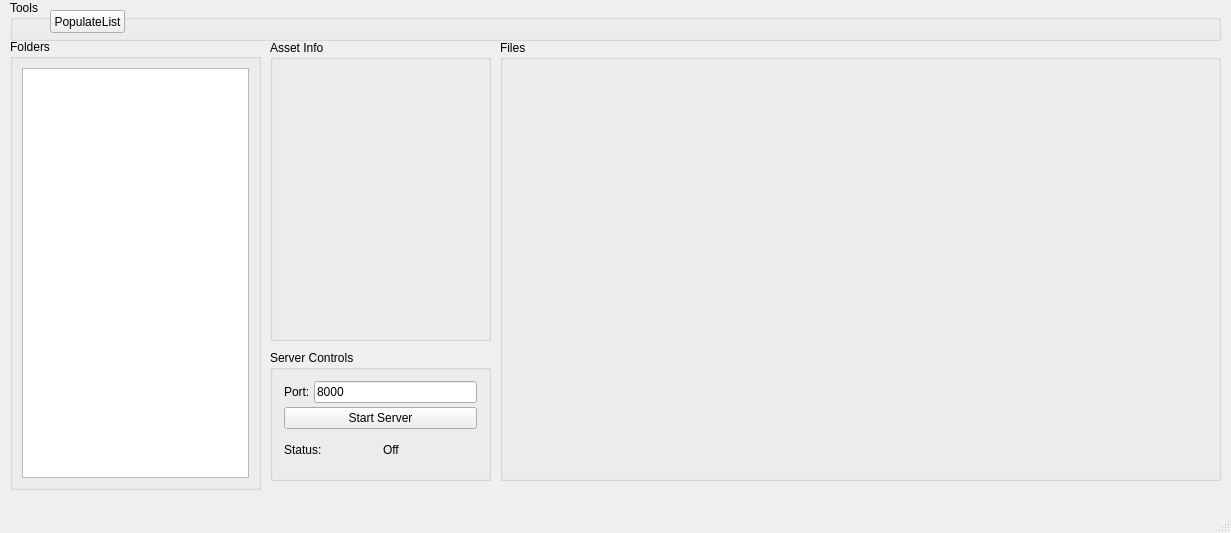
<?xml version="1.0" encoding="UTF-8"?>
<ui version="4.0">
 <class>MainWindow</class>
 <widget class="QMainWindow" name="MainWindow">
  <property name="geometry">
   <rect>
    <x>0</x>
    <y>0</y>
    <width>1231</width>
    <height>533</height>
   </rect>
  </property>
  <property name="windowTitle">
   <string>MainWindow</string>
  </property>
  <widget class="QWidget" name="centralwidget">
   <widget class="QGroupBox" name="groupBox">
    <property name="geometry">
     <rect>
      <x>270</x>
      <y>350</y>
      <width>221</width>
      <height>131</height>
     </rect>
    </property>
    <property name="title">
     <string>Server Controls</string>
    </property>
    <layout class="QVBoxLayout" name="verticalLayout_2">
     <item>
      <layout class="QVBoxLayout" name="verticalLayout">
       <property name="spacing">
        <number>4</number>
       </property>
       <property name="sizeConstraint">
        <enum>QLayout::SetMaximumSize</enum>
       </property>
       <property name="leftMargin">
        <number>2</number>
       </property>
       <property name="topMargin">
        <number>2</number>
       </property>
       <property name="rightMargin">
        <number>2</number>
       </property>
       <property name="bottomMargin">
        <number>2</number>
       </property>
       <item>
        <layout class="QHBoxLayout" name="horizontalLayout">
         <item>
          <widget class="QLabel" name="label_2">
           <property name="text">
            <string>Port:</string>
           </property>
          </widget>
         </item>
         <item>
          <widget class="QLineEdit" name="inpt_port">
           <property name="text">
            <string>8000</string>
           </property>
           <property name="maxLength">
            <number>4</number>
           </property>
           <property name="clearButtonEnabled">
            <bool>false</bool>
           </property>
          </widget>
         </item>
        </layout>
       </item>
       <item>
        <widget class="QPushButton" name="bt_start_server">
         <property name="text">
          <string>Start Server</string>
         </property>
        </widget>
       </item>
       <item>
        <layout class="QHBoxLayout" name="horizontalLayout_2">
         <item>
          <widget class="QLabel" name="label">
           <property name="text">
            <string>Status:</string>
           </property>
          </widget>
         </item>
         <item>
          <widget class="QLabel" name="out_status">
           <property name="text">
            <string>Off</string>
           </property>
          </widget>
         </item>
        </layout>
       </item>
      </layout>
     </item>
    </layout>
   </widget>
   <widget class="QGroupBox" name="groupBox_2">
    <property name="geometry">
     <rect>
      <x>10</x>
      <y>39</y>
      <width>251</width>
      <height>451</height>
     </rect>
    </property>
    <property name="title">
     <string>Folders</string>
    </property>
    <layout class="QHBoxLayout" name="horizontalLayout_3">
     <item>
      <widget class="QListWidget" name="asset_list"/>
     </item>
    </layout>
   </widget>
   <widget class="QGroupBox" name="groupBox_3">
    <property name="geometry">
     <rect>
      <x>270</x>
      <y>40</y>
      <width>221</width>
      <height>301</height>
     </rect>
    </property>
    <property name="title">
     <string>Asset Info</string>
    </property>
   </widget>
   <widget class="QGroupBox" name="groupBox_4">
    <property name="geometry">
     <rect>
      <x>10</x>
      <y>0</y>
      <width>1211</width>
      <height>41</height>
     </rect>
    </property>
    <property name="title">
     <string>Tools</string>
    </property>
    <widget class="QPushButton" name="bt_populate_list">
     <property name="geometry">
      <rect>
       <x>40</x>
       <y>10</y>
       <width>75</width>
       <height>23</height>
      </rect>
     </property>
     <property name="text">
      <string>PopulateList</string>
     </property>
    </widget>
   </widget>
   <widget class="QGroupBox" name="groupBox_5">
    <property name="geometry">
     <rect>
      <x>500</x>
      <y>40</y>
      <width>721</width>
      <height>441</height>
     </rect>
    </property>
    <property name="title">
     <string>Files</string>
    </property>
   </widget>
  </widget>
  <widget class="QStatusBar" name="statusbar"/>
 </widget>
 <resources/>
 <connections/>
</ui>
